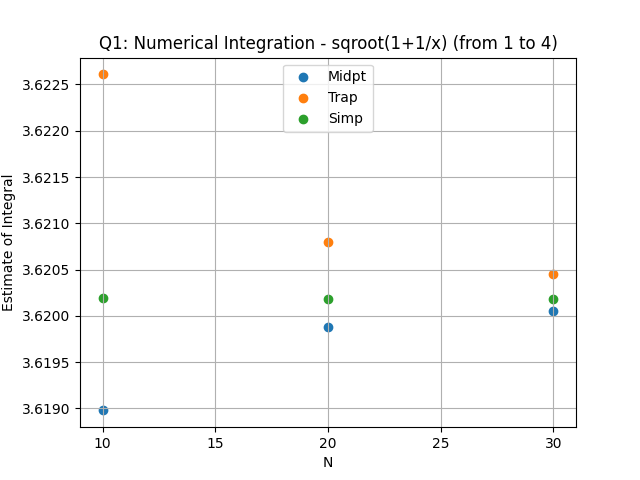

Write the Python code that produced this figure.
from matplotlib import pyplot as plt
from matplotlib.ticker import MultipleLocator
from mypylib import de as de
import math

f = "math.sqrt(1 + (1/x))"
df = "-1/(2*math.sqrt((x**3)*(x+1)))"
t = "0"


#file print module
fout = open(r"C:\Main\Study\Sem 5\P346 Computational Phy Lab\Code\Assgn5\Q1 out.txt", "w+")
fout.writelines("Numerical  Integration\n\n"+"Method              Result                N\n")
fout.close()

fout = open(r"C:\Main\Study\Sem 5\P346 Computational Phy Lab\Code\Assgn5\Q1 out.txt", "a")
for i in range(1,4):
    fout.writelines("Midpoint"+"        "+str(de.midpt_integ(f,t,1,4,(10*i)))+"         "+str(10*i)+"\n")
    fout.writelines("Trapezoidal"+"     "+str(de.trap_integ(f,t,1,4,(10*i)))+"         "+str(10*i)+"\n")
    fout.writelines("Simpson"+"         "+str(de.simp_integ(f,t,1,4,int(10*i)))+"         "+str(10*i)+"\n\n")
fout.close()

#plotting the convergence (extra)

x = []
y1 = []
y2 = []
y3 = []
leg = ["Midpt", "Trap", "Simp"]
for i in range(1, 4):
    x.append(10*i)
    y1.append(de.midpt_integ(f,t,1,4,(10*i)))
    y2.append(de.trap_integ(f,t,1,4,(10*i)))
    y3.append(de.simp_integ(f,t,1,4,int(10*i)))
fig, ax = plt.subplots()
plt.scatter(x,y1)
plt.scatter(x,y2)
plt.scatter(x,y3)
ax.xaxis.set_major_locator(MultipleLocator(5))
ax.xaxis.set_major_formatter('{x:.0f}')
plt.grid()
plt.legend(leg,loc='upper center')
plt.xlabel("N")
plt.ylabel("Estimate of Integral")
plt.title("Q1: Numerical Integration - sqroot(1+1/x) (from 1 to 4)")
plt.savefig("Q1.png")
# plt.show()

